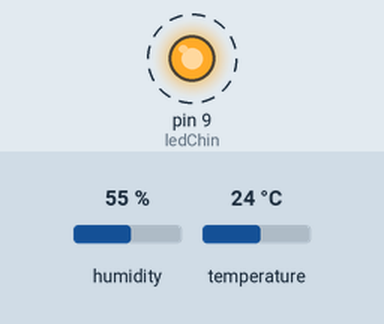
The sketch below on a simulated Arduino Uno, built with avr-gcc and run on an emulated ATmega328P. Parts: output pins drawn as LEDs (lit = HIGH). Dashed ring = blinking. Inputs (shaded band) come from the test bench; at power-on: humidity 55 %, temperature 24 °C. What the sketch prints to the serial monitor is not drawn.

Above: at 0.5 s.
Timing chart, 0 to 4.7 s (numbered marks = the images above):
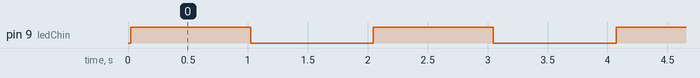

The sketch:

Uno_DHT11.ino
```cpp
#include "DHT.h"
#define DHTPIN 12     // Chân pin cảm biến đang cắm
int ledChin = 9;
#define DHTTYPE DHT11   // DHT 11
DHT dht(DHTPIN, DHTTYPE);
String ketQuaDo="";
void setup() {
  // put your setup code here, to run once:
  Serial.begin(115200);
  dht.begin();
  pinMode(ledChin, OUTPUT);// Led nháy cảnh báo màu đỏ
}

void loop() {
 ketQuaDo = docDuLieu();
 Serial.println(ketQuaDo);
}

String docDuLieu()  {
  //Bắt đầu đọc
  float doAm = dht.readHumidity();
  float nhietDo = dht.readTemperature();

  digitalWrite(ledChin, HIGH);   // turn the LED on (HIGH is the voltage level)
  delay(1000);                       // wait for a second
  digitalWrite(ledChin, LOW);    // turn the LED off by making the voltage LOW
  delay(1000);                       // wait for a second

  char buffer[6]; // Tạo buffer để ép kiểu dữ liệu từ float thành string
  String stringNhietDo = dtostrf(nhietDo, 1, 2, buffer);
  String stringDoAm = dtostrf(doAm, 1, 2, buffer);
  String ketQua=stringNhietDo+";"+stringDoAm;

  if (isnan(nhietDo) || isnan(doAm)) {
    Serial.println("Khong the doc du lieu");
  }
  return ketQua;
}
```

Measured:
- by itself, pin 9 (ledChin): alternates HIGH for 1.0 s and LOW for 1.0 s
